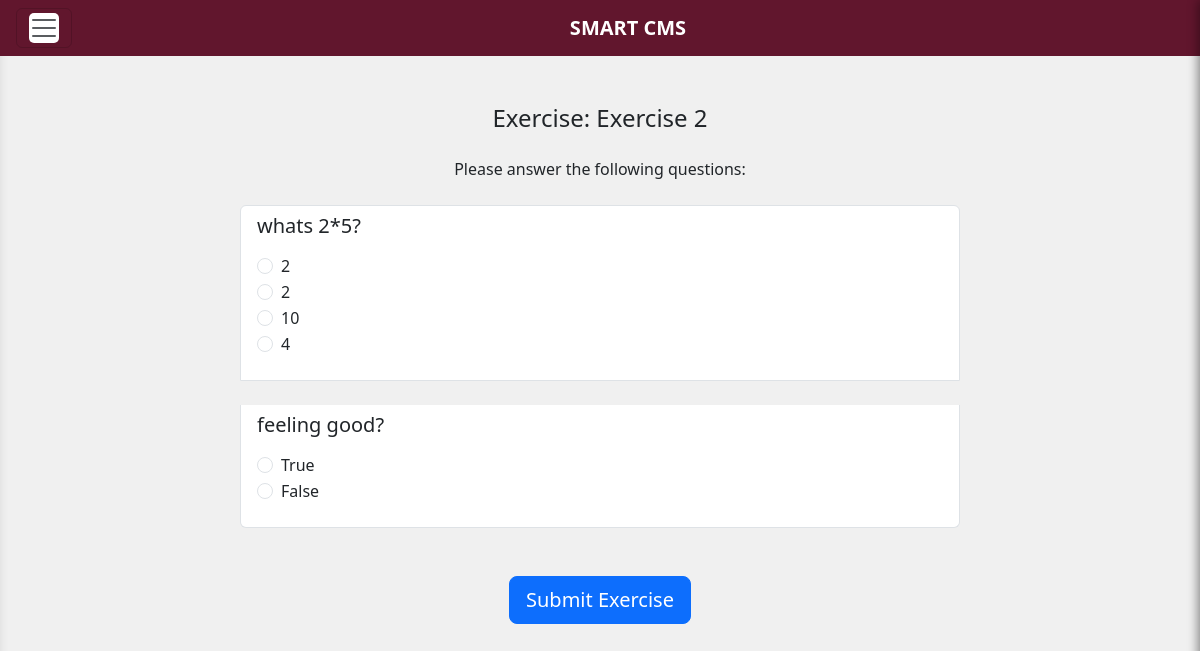
Screenshot of /student/exercise/1/3/ (signed in) with the database file from the repository.
### instructor/models.py (models this page shows, shortened)
class Exercise(models.Model):
    user = models.ForeignKey(settings.AUTH_USER_MODEL, on_delete=models.CASCADE, related_name='exercises')
    class_shell = models.ForeignKey(ClassShell, on_delete=models.CASCADE)
    title = models.CharField(max_length=200)
    grading_percentage = models.FloatField(default=10)
    due_date = models.DateTimeField(null=True, blank=True)

class BaseQuestion(models.Model):
    text= models.CharField(max_length=255,null=True)
    type = models.CharField(max_length=255)
    answer = models.CharField(max_length=255)
    mark = models.IntegerField(default=5)
    choice_1 = models.CharField(max_length=255, blank=True,null=True)
    choice_2 = models.CharField(max_length=255, blank=True,null=True)
    choice_3 = models.CharField(max_length=255, blank=True,null=True)
    choice_4 = models.CharField(max_length=255, blank=True,null=True)
    mcq_answer = models.CharField(max_length=255, blank=True, null=True)
    tf_answer = models.BooleanField(null=True, blank=True)
    class Meta:
        abstract = True

class ExerciseQuestion(BaseQuestion):
    exercise = models.ForeignKey(Exercise, on_delete=models.CASCADE)

### student/views.py (the view, shortened to what this page needs)
# urls.py: path('exercise/<int:class_shell_id>/<int:exercise_id>/', attempt_exercise, name='attempt_exercise'),
def attempt_exercise(request, class_shell_id, exercise_id):
    class_shell = get_object_or_404(ClassShell, id=class_shell_id)
    exercise = get_object_or_404(Exercise, id=exercise_id, class_shell=class_shell)
    exercise_questions = ExerciseQuestion.objects.filter(exercise=exercise)
    total_marks = sum(question.mark for question in exercise_questions)
    attempt = ExerciseAttempt.objects.filter(student=request.user, exercise=exercise).first()
    return render(request, 'attempt_exercise.html', {
        'exercise': exercise,
        'exercise_questions': exercise_questions,
        'score': None,
        'total_marks': total_marks,
        'class_shell': class_shell,
        'exercise_id': exercise_id,
    })

### student/templates/attempt_exercise.html (shortened to what this page needs)
{% extends "home.html" %}
{% block content %}
<div class="container mt-5">
    <h4 class="mb-4 text-center">Exercise: {{ exercise.title }}</h4>
    {% if already_attempted %}
      <div class="alert alert-info text-center">
        <h5>You have already attempted this exercise.</h5>
        <p>(This is auto graded) Your Score: {{ score }} / {{ total_marks }}</p>
      </div>
      {% if view_submitted %}
        <div class="mt-4">
          <h5 class="text-center">Submitted Exercise Review</h5>
          <ul class="list-group">
            {% for attempt in question_attempts %}
              <li class="list-group-item mb-3">
                <p><strong>Question:</strong> {{ attempt.exercise_question.text }}</p>
                <p><strong>Your Answer:</strong> {{ attempt.student_answer }}</p>
                <p><strong>Correct Answer:</strong>
                  {% if attempt.exercise_question.type == "multiple_choice" %}
                    {{ attempt.exercise_question.mcq_answer }}
                  {% elif attempt.exercise_question.type == "true_false" %}
                    {{ attempt.exercise_question.tf_answer }}
                  {% endif %}
                </p>
                <p class="
                {% if attempt.is_correct %}
                  text-success
                {% else %}
                  text-danger
                {% endif %}
              ">
                {% if attempt.is_correct %}
                  ✅ Correct
                {% else %}
                  ❌ Incorrect
                {% endif %}
              </p>
              </li>
            {% endfor %}
          </ul>
          <div class="text-center mt-4">
            <a href="{% url 'student:go_to_course' class_shell_id=class_shell.id %}" class="btn btn-primary btn-sm">
              Go back
            </a>
          </div>
        </div>
      {% else %}
        <div class="text-center mt-4">
          <form method="get">
            <button type="submit" name="view" value="true" class="btn btn-secondary btn-sm">
              View Submitted Exercise
            </button>
          </form>
        </div>
      {% endif %}
    {% else %}
      <p class="mb-4 text-center">Please answer the following questions:</p>
      <form method="POST">
        <div class="row">
          <div class="col-md-8 offset-md-2">
            <div class="list-group">
              {% for exercise_question in exercise_questions %}
                <div class="list-group-item mb-4">
                  <h5 class="mb-3">{{ exercise_question.text }}</h5>
                  {% if exercise_question.type == "multiple_choice" %}
                    <div class="mb-3">
                      <div class="form-check">
                        <input class="form-check-input" type="radio" name="answer_{{ exercise_question.id }}" id="choice_1_{{ exercise_question.id }}" value="1">
                        <label class="form-check-label" for="choice_1_{{ exercise_question.id }}">
                            {{ exercise_question.choice_1 }}
                        </label>
                    </div>
                      <div class="form-check">
                          <input class="form-check-input" type="radio" name="answer_{{ exercise_question.id }}" id="choice_2_{{ exercise_question.id }}" value="2">
                          <label class="form-check-label" for="choice_2_{{ exercise_question.id }}">
                              {{ exercise_question.choice_2 }}
                          </label>
                      </div>
                      <div class="form-check">
                          <input class="form-check-input" type="radio" name="answer_{{ exercise_question.id }}" id="choice_3_{{ exercise_question.id }}" value="3">
                          <label class="form-check-label" for="choice_3_{{ exercise_question.id }}">
                              {{ exercise_question.choice_3 }}
                          </label>
                      </div>
                      <div class="form-check">
                          <input class="form-check-input" type="radio" name="answer_{{ exercise_question.id }}" id="choice_4_{{ exercise_question.id }}" value="4">
                          <label class="form-check-label" for="choice_4_{{ exercise_question.id }}">
                              {{ exercise_question.choice_4 }}
                          </label>
                      </div>
                    </div>
                  {% elif exercise_question.type == "true_false" %}
                    <div class="mb-3">
                      <div class="form-check">
                        <input class="form-check-input" type="radio" name="answer_{{ exercise_question.id }}" id="true_{{ exercise_question.id }}" value="True">
                        <label class="form-check-label" for="true_{{ exercise_question.id }}">
                          True
                        </label>
                      </div>
                      <div class="form-check">
                        <input class="form-check-input" type="radio" name="answer_{{ exercise_question.id }}" id="false_{{ exercise_question.id }}" value="False">
                        <label class="form-check-label" for="false_{{ exercise_question.id }}">
                          False
                        </label>
                      </div>
                    </div>
                  {% elif exercise_question.type == "essay" %}
                    <div class="form-group mb-3">
                      <label for="answer_{{ exercise_question.id }}">Your Answer:</label>
                      <textarea name="answer_{{ exercise_question.id }}" rows="4" class="form-control" placeholder="Type your answer here..."></textarea>
                    </div>
                  {% endif %}
                </div>
              {% endfor %}
            </div>
            <div class="text-center mt-4">
              <button type="submit" class="btn btn-primary btn-lg">Submit Exercise</button>
            </div>
          </div>
        </div>
      </form>
    {% endif %}
</div>
{% endblock %}

### templates/home.html (style rules this page uses)
body { background-color: #f0f0f0; box-shadow: inset 0 0 10px rgba(0, 0, 0, 0.1); min-height: 100vh; }

### rows the page displays
Exercise: title "Exercise 2"
ExerciseQuestion: text "whats 2*5?", choice_1 "2", choice_2 "2", choice_3 "10", choice_4 "4"
ExerciseQuestion: text "feeling good?"
